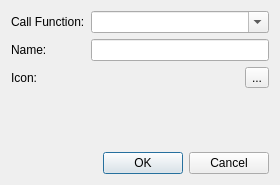
<?xml version="1.0" encoding="UTF-8"?>
<ui version="4.0">
 <class>AddScriptDialog</class>
 <widget class="QDialog" name="AddScriptDialog">
  <property name="geometry">
   <rect>
    <x>0</x>
    <y>0</y>
    <width>280</width>
    <height>185</height>
   </rect>
  </property>
  <property name="windowTitle">
   <string>New Macro</string>
  </property>
  <layout class="QGridLayout">
   <property name="leftMargin">
    <number>11</number>
   </property>
   <property name="topMargin">
    <number>11</number>
   </property>
   <property name="rightMargin">
    <number>11</number>
   </property>
   <property name="bottomMargin">
    <number>11</number>
   </property>
   <property name="spacing">
    <number>6</number>
   </property>
   <item row="0" column="0">
    <widget class="QLabel" name="TextLabel1">
     <property name="text">
      <string>Call Function:</string>
     </property>
    </widget>
   </item>
   <item row="1" column="0">
    <widget class="QLabel" name="TextLabel2">
     <property name="text">
      <string>Name:</string>
     </property>
    </widget>
   </item>
   <item row="0" column="1">
    <widget class="QComboBox" name="comboFunction">
     <property name="editable">
      <bool>true</bool>
     </property>
    </widget>
   </item>
   <item row="1" column="1">
    <widget class="QLineEdit" name="editName"/>
   </item>
   <item row="2" column="0">
    <widget class="QLabel" name="TextLabel3">
     <property name="text">
      <string>Icon:</string>
     </property>
    </widget>
   </item>
   <item row="4" column="0" colspan="2">
    <layout class="QHBoxLayout">
     <property name="spacing">
      <number>6</number>
     </property>
     <property name="leftMargin">
      <number>0</number>
     </property>
     <property name="topMargin">
      <number>0</number>
     </property>
     <property name="rightMargin">
      <number>0</number>
     </property>
     <property name="bottomMargin">
      <number>0</number>
     </property>
     <item>
      <spacer name="Spacer1">
       <property name="orientation">
        <enum>Qt::Horizontal</enum>
       </property>
       <property name="sizeType">
        <enum>QSizePolicy::Expanding</enum>
       </property>
       <property name="sizeHint" stdset="0">
        <size>
         <width>20</width>
         <height>20</height>
        </size>
       </property>
      </spacer>
     </item>
     <item>
      <widget class="QPushButton" name="PushButton1">
       <property name="text">
        <string>OK</string>
       </property>
       <property name="default">
        <bool>true</bool>
       </property>
      </widget>
     </item>
     <item>
      <widget class="QPushButton" name="PushButton2">
       <property name="text">
        <string>Cancel</string>
       </property>
      </widget>
     </item>
    </layout>
   </item>
   <item row="2" column="1">
    <layout class="QHBoxLayout">
     <property name="spacing">
      <number>6</number>
     </property>
     <property name="leftMargin">
      <number>0</number>
     </property>
     <property name="topMargin">
      <number>0</number>
     </property>
     <property name="rightMargin">
      <number>0</number>
     </property>
     <property name="bottomMargin">
      <number>0</number>
     </property>
     <item>
      <widget class="QLabel" name="labelPixmap">
       <property name="text">
        <string/>
       </property>
       <property name="pixmap">
        <pixmap>hi22-action-run.png</pixmap>
       </property>
      </widget>
     </item>
     <item>
      <widget class="QToolButton" name="ToolButton1">
       <property name="sizePolicy">
        <sizepolicy hsizetype="Fixed" vsizetype="Minimum">
         <horstretch>0</horstretch>
         <verstretch>0</verstretch>
        </sizepolicy>
       </property>
       <property name="text">
        <string>...</string>
       </property>
      </widget>
     </item>
    </layout>
   </item>
   <item row="3" column="1">
    <spacer name="Spacer2">
     <property name="orientation">
      <enum>Qt::Vertical</enum>
     </property>
     <property name="sizeType">
      <enum>QSizePolicy::Expanding</enum>
     </property>
     <property name="sizeHint" stdset="0">
      <size>
       <width>20</width>
       <height>20</height>
      </size>
     </property>
    </spacer>
   </item>
  </layout>
 </widget>
 <resources/>
 <connections/>
</ui>
